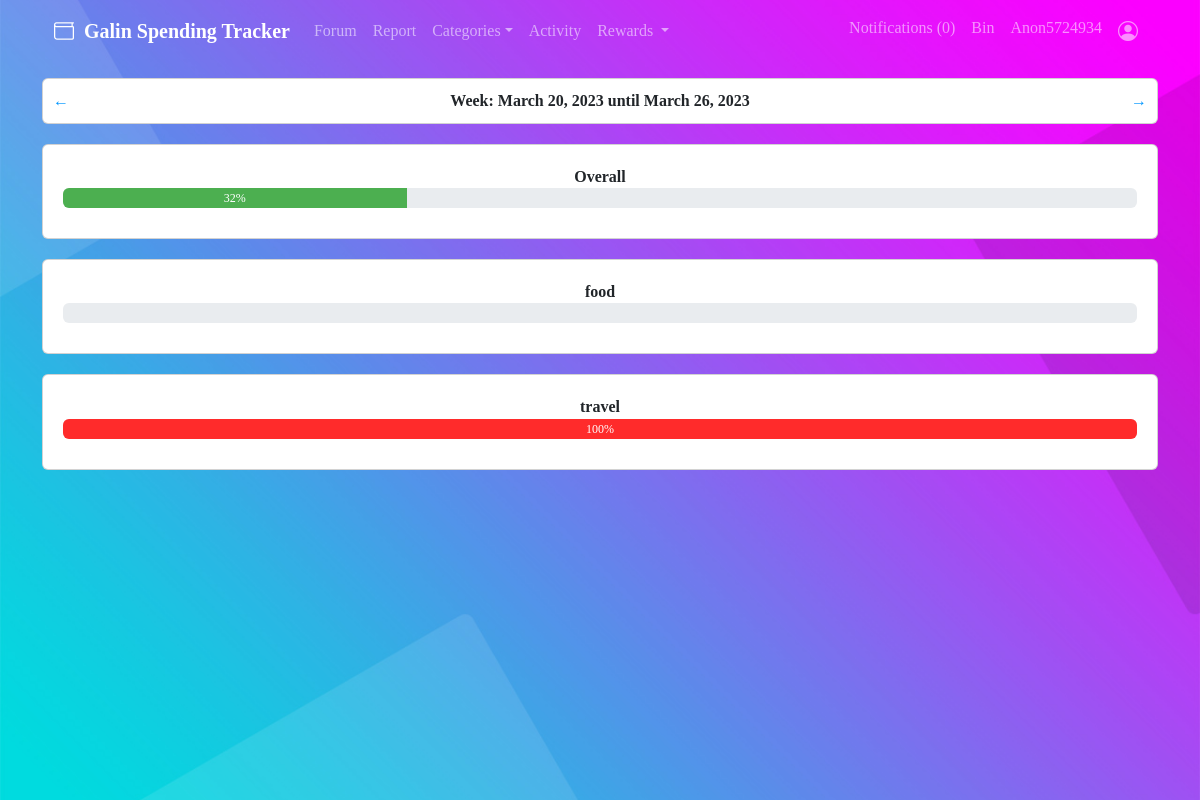
The page /category_progress/0 (signed in) on the database its author committed.
### tracker/models.py (models this page shows, shortened)
class User(AbstractBaseUser, PermissionsMixin):
    email = models.EmailField(
        unique=True,
        max_length=50,
        blank=False,
    )
    first_name = models.CharField(max_length=50, blank=False)
    last_name = models.CharField(max_length=50, blank=False)
    is_staff = models.BooleanField(default=False)
    is_superuser = models.BooleanField(default=False)
    is_active = models.BooleanField(default=True)
    available_categories = models.ManyToManyField('Category', symmetrical = False, related_name = 'users')
    username = models.CharField(max_length=50, default=random_username, blank=True)
    trees = models.IntegerField(default=0)
    has_email_sent = models.BooleanField(default=False)
    objects = UserManager()
    USERNAME_FIELD = 'email'

class Category(models.Model):
    name = models.CharField(max_length=50, blank=False)
    week_limit = models.PositiveIntegerField()
    is_global = models.BooleanField(default=False)
    is_overall = models.BooleanField(default=False)
    is_binned = models.BooleanField(default=False)
    class Meta:
        verbose_name = 'Category'
        verbose_name_plural = 'Categories'

### tracker/category_views.py (the view)
# urls.py: path('category_progress/<int:offset>', category_views.category_progress, name='category_progress'),
def category_progress(request, offset):
    def _make_percent(num, cat_name, user):
        denom = Category.objects.filter(users__id = user.id).get(name=cat_name).week_limit
        percent = int(100 * (float(num)/float(denom)))
        if percent > 100:
            return 100
        return percent
    def _get_colour(percent):
        if percent == 100:
            return "#FF2B2B"
        elif percent >= 75:
            return "#F2B933"
        elif percent >= 50:
            return "#118DD5"
        else:
            return "#4CAF50"
    user = request.user
    week_start = timezone.now().date() + relativedelta(weekday=MO(-1-offset))
    week_end = week_start + relativedelta(weekday=SU(1))
    categories = Category.objects.filter(is_overall = False).filter(users__id = user.id)
    val_dict = {}
    for category in categories:
        val_dict[category.name] = 0
    expenditures = Expenditure.objects.filter(user=user, date_created__gte = week_start, date_created__lte = week_end, is_binned = False)
    for expenditure in expenditures:
        val_dict[expenditure.category.name] += expenditure.expense#dict from category name -> total expense
    overall_spend = sum(val_dict.values())
    overall = Category.objects.filter(users__id = user.id).get(is_overall=True)
    overall_percent = _make_percent(overall_spend, overall.name, user)
    overall_colour = _get_colour(overall_percent)
    val_dict = {k:_make_percent(v, k, user) for k, v in val_dict.items()}
    val_dict = {k:(v, _get_colour(v)) for k, v in val_dict.items()}
    prev_week = offset + 1
    next_week = offset -1
    if next_week < 0:
        next_week = 0
    return render(request, 'category_progress.html', {
        'cat_map':val_dict,
        'overall_percent':overall_percent,
        'overall_colour':overall_colour,
        'offset':offset,
        'start':week_start,
        'end':week_end,
        'prev':prev_week,
        'next':next_week,
    })

### tracker/context_processors.py (called while the page is built, shortened)
def searchFunction(request):
    context = {}
    posts = Post.objects.all()
    return context

def notifications(request):
    if request.user.is_authenticated:
        return {'notifications': request.user.notifications.filter(is_read=False)
    }
    else:
        return  {'notifications': []}

### tracker/templates/category_progress.html
{% extends 'base_content.html' %}
{% block content %}
<div class="container">
    <div class="col">
        <div class="row">
            <div class = "card" style="padding: 10px; margin-bottom: 20px;">
                <div style="display: flex;">
                    <span style="float: left; margin: 0;"><a href="{% url 'category_progress' offset=prev %}">←</a></span>
                    <p style="text-align: center;margin: auto;font-weight: bold;">Week: {{ start }} until {{ end }}</p>
                    <span style="float: right; margin: 0;"><a href="{% url 'category_progress' offset=next %}">→</a></span>
                </div>
            </div>
            <div class = "card" style="margin: auto; padding: 20px; padding-bottom: 30px; margin-bottom: 20px;">
                <h1 style="text-align: center">Overall</h1>
                <div class="progress" style="height: 20px">
                    <div class="progress-bar" role="progressbar" style="width: {{ overall_percent }}%; background-color: {{ overall_colour }}">{{ overall_percent }}%</div>
                </div>
            </div>
            {% for category, value in cat_map.items %}
                <div class = "card" style="margin: auto; padding: 20px; padding-bottom: 30px; margin-bottom: 20px;">
                    <h1 style="text-align: center">{{ category }}</h1>
                    <div class="progress" style="height: 20px">
                        <div class="progress-bar" role="progressbar" style="width: {{ value.0 }}%; background-color: {{ value.1 }}">{{ value.0 }}%</div>
                    </div>
                </div>
            {% endfor %}
        </div>
    </div>
</div>
{% endblock %}

### tracker/templates/partials/menu.html (shortened to what this page needs)
<div class="collapse navbar-collapse" id="navbarSupportedContent">
  <ul class="navbar-nav me-auto mb-2 mb-lg-0">
    <li class="nav-item">
      <a class="nav-link" href="{% url 'forum_home' %}">Forum</a>
    </li>
    <li class="nav-item">
      <a class="nav-link" href="{% url 'report' %}">Report</a>
    </li>
    <li class="nav-item dropdown">
      <a class="nav-link dropdown-toggle" href="#" role="button" data-bs-toggle="dropdown" aria-expanded="false">Categories</a>
    </li>
    <li class="nav-item">
      <a class="nav-link" href="{% url 'my_activity' %}?num_items=10">Activity</a>
    </li>
    <li class="nav-item dropdown">
      <a class="nav-link dropdown-toggle" href="#" role="button" data-bs-toggle="dropdown" aria-expanded="false">
        Rewards
      </a>
    </li>
  </ul>
  <ul class="navbar-nav ms-auto mb-2 mb-lg-0">
    {% if notifications.count == 0 %}
    <li class="nav-item">
      <a class="nav-link" href="{% url 'notifications' %}">Notifications ({{notifications.count}})</a>
    </li>
    {% elif notifications.count > 0 %}
    <li class="nav-item">
      <a class="nav-link" style="color:rgb(146, 36, 36)" href="{% url 'notifications' %}"> <b>Notifications ({{notifications.count}}) </b></a>
    </li>
    {% endif %}
      <a class="nav-link" href="{% url 'expenditure_bin' %}">Bin</a>
    <li class="nav-item">
      <a class="nav-link">  {{user.username}} </a>
    </li>
    <li class="nav-item dropdown">
      <a class="nav-link" href="#" role="button" data-bs-toggle="dropdown" aria-expanded="false">
        <span class='bi-person-circle' style='font-size: 1.25rem'></span>
      </a>
    </li>
  </ul>
</div>

### static/custom.css (style rules this page uses)
* { box-sizing: border-box; }
html { font-size: 16px; font-family: 'Titillium Web', sans-serif; background-color: rgb(0,0,0); color: #FEFEFE; }
a { color: rgb(0, 150, 255); font-weight: bolder; text-decoration: none; }
h1 { font-size: 16px; font-weight: bolder; margin-top: 2px; margin-bottom: 2px; }

### rows shown on the page
User: username "Anon5724934"
Category: cat_map "food"
Category: cat_map "travel"

### other values the page prints
{{ notifications.count }} "0"
{{ start }} "March 20, 2023"
{{ end }} "March 26, 2023"
{{ overall_percent }} "32"
{{ value.0 }} "100"
